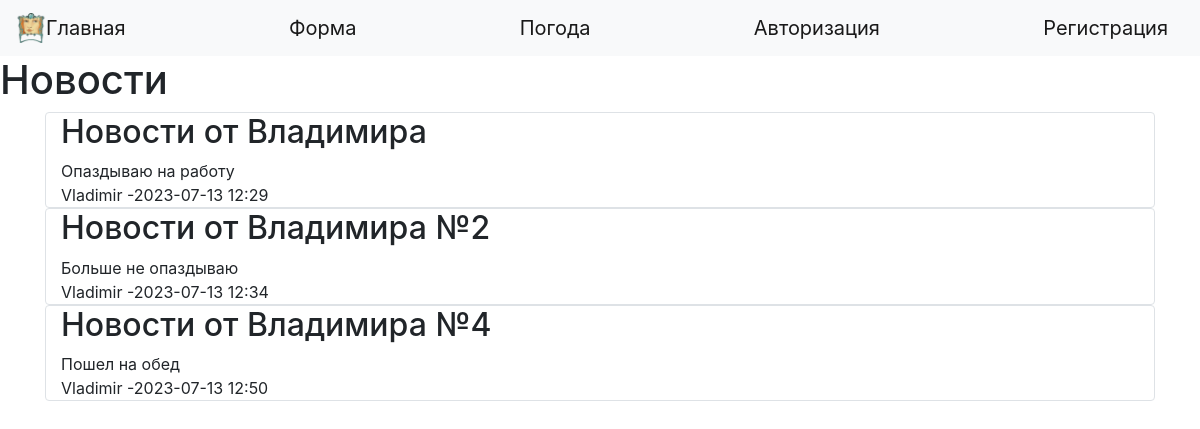
The page /index on the database as committed earlier.
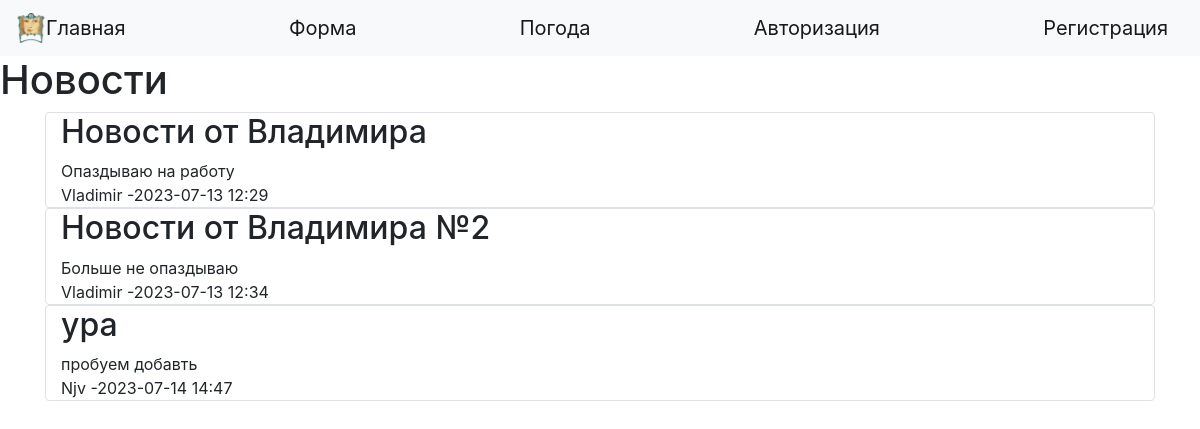
The same page on the database as committed later.
### data/news.py (models this page shows, shortened)
class News(SqlAlchemyBase):
    __tablename__ = 'news'
    id = sqlalchemy.Column(sqlalchemy.Integer, primary_key=True, autoincrement=True)
    title = sqlalchemy.Column(sqlalchemy.String, nullable=True)
    content = sqlalchemy.Column(sqlalchemy.String, nullable=True)
    create_date = sqlalchemy.Column(sqlalchemy.DateTime, default=datetime.datetime.now())
    is_private = sqlalchemy.Column(sqlalchemy.Boolean, default=True)
    user_id = sqlalchemy.Column(sqlalchemy.Integer, sqlalchemy.ForeignKey("users.id"))
    user = orm.relationship('User')  # связываем с классом

### data/users.py (models this page shows, shortened)
class User(SqlAlchemyBase, UserMixin):
    __tablename__ = 'users'
    id = sqlalchemy.Column(sqlalchemy.Integer, primary_key=True, autoincrement=True)
    name = sqlalchemy.Column(sqlalchemy.String, nullable=True)
    about = sqlalchemy.Column(sqlalchemy.String, nullable=True)
    email = sqlalchemy.Column(sqlalchemy.String, index=True, unique=True, nullable=True)
    hashed_password = sqlalchemy.Column(sqlalchemy.String, nullable=True)
    create_date = sqlalchemy.Column(sqlalchemy.DateTime, default=datetime.datetime.now())
    news = orm.relationship("News", back_populates='user')  # связываем с классом и user

### main.py (the view)
@app.route('/')
@app.route('/index')
def index():
    db_sess = db_session.create_session()
    if current_user.is_authenticated:
        news = db_sess.query(News).filter((News.user == current_user) | (News.is_private != True))
    else:
        news = db_sess.query(News).filter(News.is_private != True)
    return render_template('index.html', title='Новости', news=news)  # * список **словарь

### data/db_session.py (called while the page is built)
def create_session() -> Session:  # аннотатор функций, возвращает сессию
    global created
    return created()

### templates/index.html (shortened to what this page needs)
{% extends "base.html" %}
{% block content %}
<h1> Новости </h1>
<div class="container">
{% for item in news %}
<div class="col border rounded">
    <h2>{{ item.title }} </h2>
    <div>{{ item.content }}</div>
    <div>{{ item.user.name }} -{{ item.create_date.strftime("%Y-%m-%d %H:%M")}}</div>
</div>{% endfor %}
</div>
{% endblock %}

### templates/base.html (shortened to what this page needs)
<!DOCTYPE html>
<html lang="en">
<head>
    <link rel="stylesheet" type="text/css" href="../static/css/style.css">
    <link rel="stylesheet" href="https://cdn.jsdelivr.net/npm/bootstrap@4.6.2/dist/css/bootstrap.min.css"
>
</head>
<body>
<header>
    <nav class="navbar navbar-light bg-light">
        <a class="navbar-brand" href="/index">
            <img src="../static/images/Picture-icon.png" width="30" height="30"
                 class="d-inline-block align-top" alt="">Главная</a>
        <a class="navbar-brand" href="/form_sample">Форма</a>
        <a class="navbar-brand" href="/weather_form">Погода</a>
        {% if current_user.is_authenticated %}
        <a class="navbar-brand" title="Нажмите для выхода" href="/logout">{{ current_user.name}}(Выйти)</a>
        {% else %}
        <a class="navbar-brand" href="/login">Авторизация</a>
        <a class="navbar-brand" href="/register">Регистрация</a>
        {% endif %}
    </nav>
</header>
{% block content %}{% endblock %}
</body>
</html>

Rows that differ between the two databases and show on the page:
no longer on this page (row edited): News: title "Новости от Владимира №4", content "Пошел на обед", user.name "Vladimir", create_date "2023-07-13 12:50"
added News: title "ура", content "пробуем добавть", user.name "Njv", create_date "2023-07-14 14:47"
